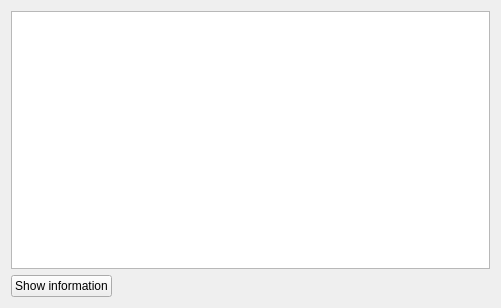
<?xml version="1.0" encoding="UTF-8"?>
<ui version="4.0">
 <class>DataForm</class>
 <widget class="QWidget" name="DataForm">
  <property name="geometry">
   <rect>
    <x>0</x>
    <y>0</y>
    <width>501</width>
    <height>308</height>
   </rect>
  </property>
  <property name="windowTitle">
   <string>Form</string>
  </property>
  <layout class="QVBoxLayout" name="verticalLayout">
   <item>
    <widget class="QTableWidget" name="tableWidget"/>
   </item>
   <item>
    <layout class="QHBoxLayout" name="horizontalLayout">
     <item>
      <widget class="QPushButton" name="ShowInformation">
       <property name="text">
        <string>Show information</string>
       </property>
      </widget>
     </item>
     <item>
      <spacer name="horizontalSpacer">
       <property name="orientation">
        <enum>Qt::Horizontal</enum>
       </property>
       <property name="sizeHint" stdset="0">
        <size>
         <width>40</width>
         <height>20</height>
        </size>
       </property>
      </spacer>
     </item>
    </layout>
   </item>
  </layout>
 </widget>
 <resources/>
 <connections/>
</ui>
